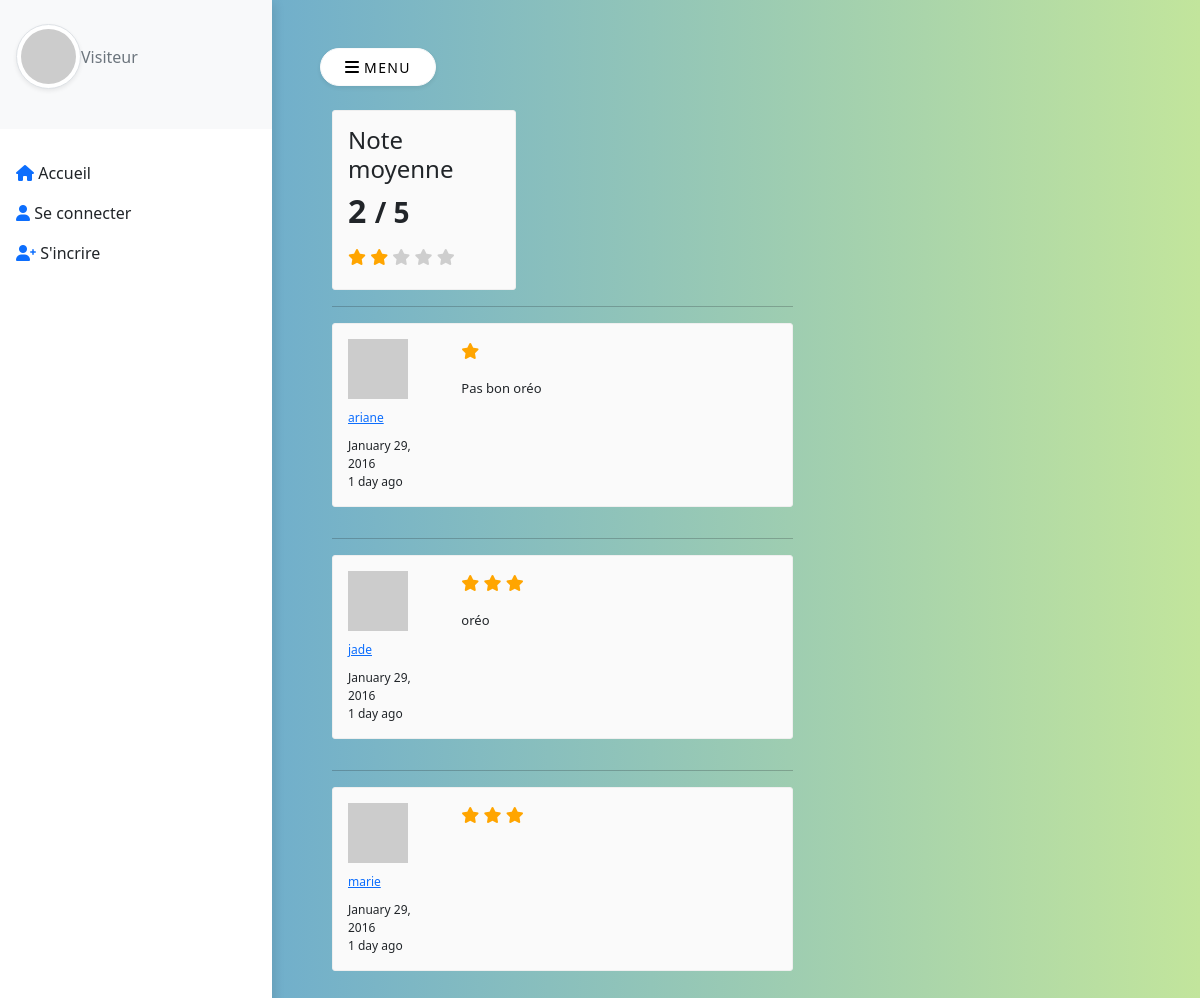
The app's page /index.php?p=avis&id=6 with its own data.
### tables this page shows
CREATE TABLE "avis" (
	"idProduit"	INTEGER NOT NULL,
	"idUtilisateur"	TEXT NOT NULL,
	"commentaire"	TEXT,
	"note"	INTEGER NOT NULL,
	FOREIGN KEY("idProduit") REFERENCES "produit_panier"("idProduit") ON DELETE CASCADE,
	FOREIGN KEY("idUtilisateur") REFERENCES "panier"("idUtilisateur") ON DELETE CASCADE,
	PRIMARY KEY("idProduit","idUtilisateur")
);

### BDD/Commun.php (called while the page is built, shortened)
<?php
class Commun {
    protected $pdo;
    function __construct()
    {
        $this->pdo = new PDO('sqlite:../BDD/commerce.db', null, null, [
            PDO::ATTR_ERRMODE => PDO::ERRMODE_EXCEPTION,
            PDO::ATTR_DEFAULT_FETCH_MODE => PDO::FETCH_ASSOC
        ]);
    }
    function getLesAvis(int $idProduit): array
    {
        $req = "SELECT * FROM avis WHERE idProduit = :idProduit";
        $p = $this->pdo->prepare($req);
        $p->execute([
            'idProduit' => $idProduit
        ]);
        return $p->fetchAll();
    }
    function getInfosAvis(int $idProduit): array
    {
        $req = "SELECT COUNT(*) as nbAvis, ROUND(SUM(note)/COUNT(*)) as noteMoyenne
                FROM avis WHERE idProduit = :idProduit";
        $p = $this->pdo->prepare($req);
        $p->execute([
            'idProduit' => $idProduit
        ]);
        return $p->fetch();
    }
}

### pages/avis.php (the view, shortened to what this page needs)
<div class="container">
    <div class="row">
        <div class="col-sm-3">
            <div class="rating-block">
                <h4>Note moyenne</h4>
                <h2 class="bold padding-bottom-7"><?= $noteMoyenne ?> <small>/ 5</small></h2>
                <div class="ratings">
                    <?php for ($i = 1; $i <= $noteMoyenne; $i++) : ?>
                        <i class="fa fa-star"></i>
                    <?php endfor ?>
                    <?php for ($i = 1; $i <= $noteRestante; $i++) : ?>
                        <i class="fa fa-star noteRestante"></i>
                    <?php endfor ?>
                </div>
            </div>
        </div>
    </div>
    <?php foreach ($lesAvis as $avis) :
        $idUtilisateur = htmlentities($avis['idUtilisateur']);
        $commentaire = $avis['commentaire'];
        $note = (int)$avis['note'];
    ?>
        <div class="row">
            <div class="col-sm-7">
                <hr />
                <div class="review-block">
                    <div class="row">
                        <div class="col-sm-3">
                            <img src="http://dummyimage.com/60x60/666/ffffff&text=No+Image" class="img-rounded">
                            <div class="review-block-name"><a href="#"><?= $idUtilisateur ?></a></div>
                            <div class="review-block-date">January 29, 2016<br />1 day ago</div>
                        </div>
                        <div class="col-sm-9">
                            <div class="ratings">
                                <?php for ($i = 1; $i <= $note; $i++) : ?>
                                    <i class="fa fa-star"></i>
                                <?php endfor ?>
                            </div>
                            <div class="review-block-description mt-3"><?= $commentaire ?></div>
                        </div>
                    </div>
                </div>
            </div>
        </div>
    <?php endforeach ?>
</div>

### public/CSS/main.css (style rules this page uses)
body { background: #599fd9; background: -webkit-linear-gradient(to right, #599fd9, #c2e59c); background: linear-gradient(to right, #599fd9, #c2e59c); min-height: 100vh; overflow-x: hidden; }
.ratings i { color: orange; }
.ratings .noteRestante { color: #cecece; }
.rating-block { background-color: #FAFAFA; border: 1px solid #EFEFEF; padding: 15px 15px 20px 15px; border-radius: 3px; }
.bold { font-weight: 700; }
.padding-bottom-7 { padding-bottom: 7px; }
.review-block { background-color: #FAFAFA; border: 1px solid #EFEFEF; padding: 15px; border-radius: 3px; margin-bottom: 15px; }
.review-block-name { font-size: 12px; margin: 10px 0; }
.review-block-date { font-size: 12px; }
.review-block-description { font-size: 13px; }

### records on screen
avis: idUtilisateur "ariane", note 1 (drawn), commentaire "Pas bon oréo"
avis: idUtilisateur "jade", note 3 (drawn), commentaire "oréo"
avis: idUtilisateur "marie", note 3 (drawn)

### other values on screen
$role "Visiteur"
$titre "Accueil Se connecter S'incrire"
$noteMoyenne "2"
